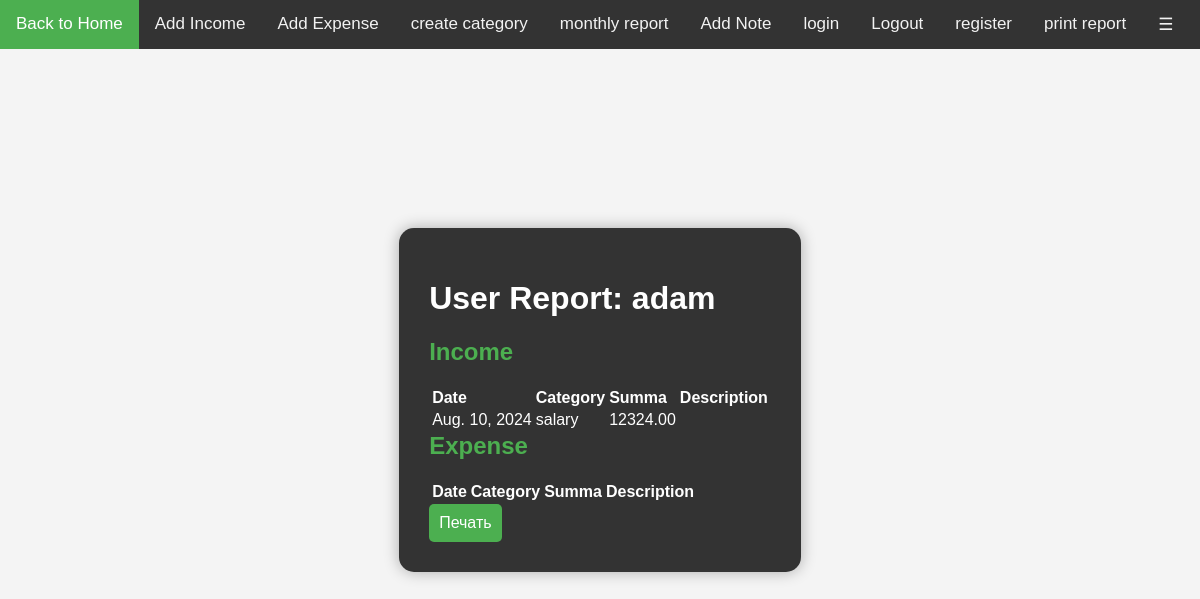
Page /print_report/ (signed in) on the committed database.
### budget/models.py (models this page shows, shortened)
class Income(models.Model):
    user = models.ForeignKey(User, on_delete=models.CASCADE)
    amount = models.DecimalField(max_digits=10, decimal_places=2)
    date = models.DateField()
    category = models.ForeignKey(Category, on_delete=models.CASCADE)

class Category(models.Model):
    user = models.ForeignKey(User, on_delete=models.CASCADE, null=True, blank=True)
    name = models.CharField(max_length=100)

### budget/views.py (the view)
# urls.py: path('print_report/', views.print_report_view, name='print_report'),
@login_required
def print_report_view(request):
    user = request.user
    incomes = Income.objects.filter(user=user)
    expenses = Expense.objects.filter(user=user)
    category = Category.objects.filter(user=user)
    context = {
        'incomes': incomes,
        'expenses': expenses,
        'category': category,
    }
    return render(request, 'budget/print_report.html', context)

### templates/budget/print_report.html (shortened to what this page needs)
{% extends "base.html" %}
{% block container %}
<div >
    <h1>User Report: {{ user.username }}</h1>
    <div>
        <h2>Income</h2>
        <table>
            <thead>
                <tr>
                    <th>Date</th>
                    <th>Category</th>
                    <th>Summa</th>
                    <th>Description</th>
                </tr>
            </thead>
            <tbody >
                {% for income in incomes %}
                    <tr>
                        <td>{{ income.date }}</td>
                        <td>{{ income.category.name }}</td>
                        <td>{{ income.amount }}</td>
                        <td>{{ income.description }}</td>
                    </tr>
                {% endfor %}
            </tbody>
        </table>
    </div>
    <div>
        <h2>Expense</h2>
        <table>
            <thead>
                <tr>
                    <th>Date</th>
                    <th>Category</th>
                    <th>Summa</th>
                    <th>Description</th>
                </tr>
            </thead>
        </table>
    </div>
    <div>
        <button onclick="window.print()">Печать</button>
    </div>
</div>
{% endblock container %}

### static/style.css (style rules this page uses)
body { font-family: Arial, sans-serif; margin: 0; padding: 0; }

### static/child_templates.css (style rules this page uses)
.centered-block h2 { margin-top: 0; color: #4CAF50; }
button { padding: 10px; border: none; border-radius: 5px; background-color: #4CAF50; color: white; font-size: 16px; cursor: pointer; }

### rows in the picture
Income: date "Aug. 10, 2024", category.name "salary", amount "12324.00"

### other values in the picture
{{ user.username }} "adam"
